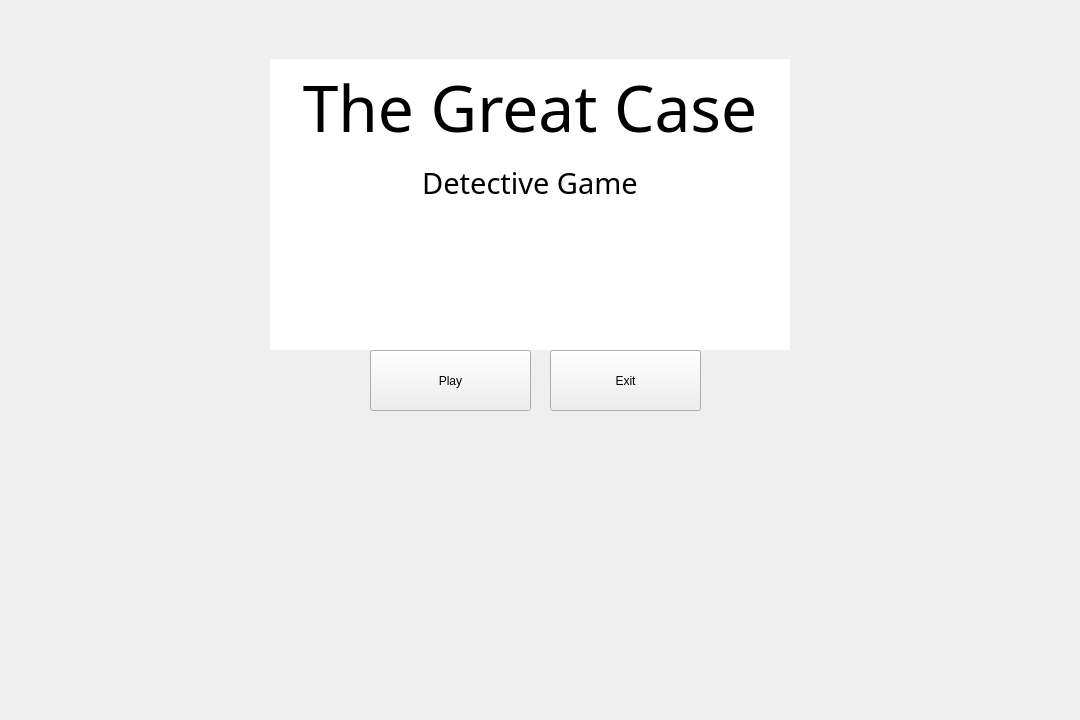
<?xml version="1.0" encoding="UTF-8"?>
<ui version="4.0">
 <class>MainWindow</class>
 <widget class="QMainWindow" name="MainWindow">
  <property name="geometry">
   <rect>
    <x>0</x>
    <y>0</y>
    <width>1080</width>
    <height>720</height>
   </rect>
  </property>
  <property name="windowTitle">
   <string>MainWindow</string>
  </property>
  <property name="autoFillBackground">
   <bool>false</bool>
  </property>
  <widget class="QWidget" name="centralwidget">
   <widget class="QLabel" name="label">
    <property name="geometry">
     <rect>
      <x>0</x>
      <y>0</y>
      <width>1080</width>
      <height>720</height>
     </rect>
    </property>
    <property name="text">
     <string/>
    </property>
   </widget>
   <widget class="QPushButton" name="playButton">
    <property name="geometry">
     <rect>
      <x>370</x>
      <y>350</y>
      <width>161</width>
      <height>61</height>
     </rect>
    </property>
    <property name="text">
     <string>Play</string>
    </property>
   </widget>
   <widget class="QPushButton" name="exitButton">
    <property name="geometry">
     <rect>
      <x>550</x>
      <y>350</y>
      <width>151</width>
      <height>61</height>
     </rect>
    </property>
    <property name="text">
     <string>Exit</string>
    </property>
   </widget>
   <widget class="QTextBrowser" name="textBrowser">
    <property name="geometry">
     <rect>
      <x>270</x>
      <y>59</y>
      <width>520</width>
      <height>291</height>
     </rect>
    </property>
    <property name="font">
     <font>
      <family>Iosevka NF</family>
     </font>
    </property>
    <property name="autoFillBackground">
     <bool>false</bool>
    </property>
    <property name="styleSheet">
     <string notr="true"/>
    </property>
    <property name="frameShape">
     <enum>QFrame::NoFrame</enum>
    </property>
    <property name="lineWidth">
     <number>0</number>
    </property>
    <property name="html">
     <string>&lt;!DOCTYPE HTML PUBLIC &quot;-//W3C//DTD HTML 4.0//EN&quot; &quot;http://www.w3.org/TR/REC-html40/strict.dtd&quot;&gt;
&lt;html&gt;&lt;head&gt;&lt;meta name=&quot;qrichtext&quot; content=&quot;1&quot; /&gt;&lt;meta charset=&quot;utf-8&quot; /&gt;&lt;style type=&quot;text/css&quot;&gt;
p, li { white-space: pre-wrap; }
&lt;/style&gt;&lt;/head&gt;&lt;body style=&quot; font-family:'Iosevka NF'; font-size:9pt; font-weight:400; font-style:normal;&quot;&gt;
&lt;p align=&quot;center&quot; style=&quot; margin-top:12px; margin-bottom:12px; margin-left:0px; margin-right:0px; -qt-block-indent:0; text-indent:0px;&quot;&gt;&lt;span style=&quot; font-family:'Segoe UI'; font-size:48pt;&quot;&gt;The Great Case&lt;/span&gt;&lt;/p&gt;
&lt;p align=&quot;center&quot; style=&quot; margin-top:12px; margin-bottom:12px; margin-left:0px; margin-right:0px; -qt-block-indent:0; text-indent:0px;&quot;&gt;&lt;span style=&quot; font-family:'Segoe UI'; font-size:22pt;&quot;&gt;Detective Game&lt;/span&gt;&lt;/p&gt;&lt;/body&gt;&lt;/html&gt;</string>
    </property>
   </widget>
  </widget>
 </widget>
 <resources/>
 <connections/>
</ui>
